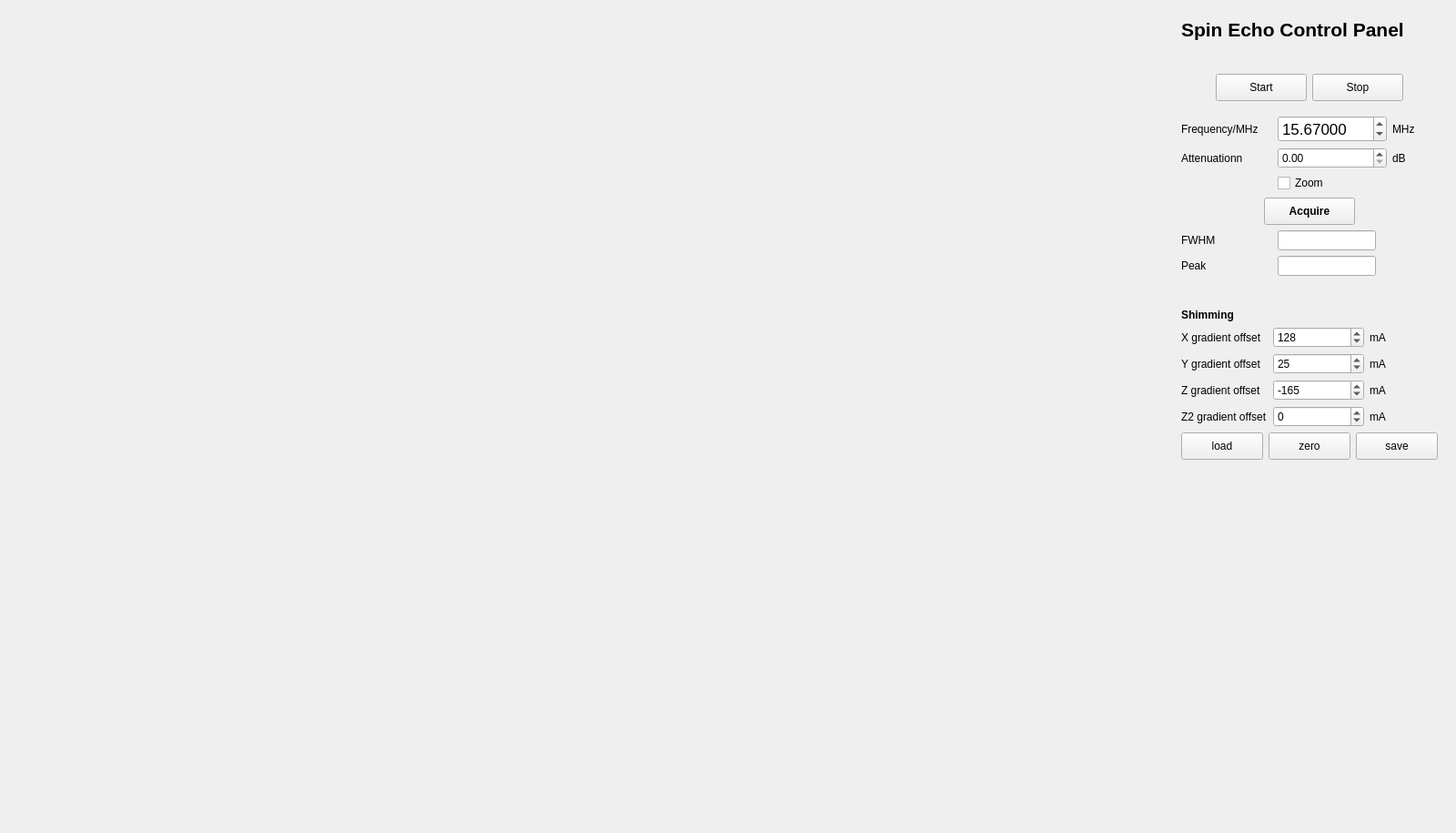
<?xml version="1.0" encoding="UTF-8"?>
<ui version="4.0">
 <class>mri_se_Widget</class>
 <widget class="QWidget" name="mri_se_Widget">
  <property name="geometry">
   <rect>
    <x>0</x>
    <y>0</y>
    <width>1600</width>
    <height>915</height>
   </rect>
  </property>
  <property name="windowTitle">
   <string>SE</string>
  </property>
  <layout class="QHBoxLayout" name="horizontalLayout">
   <item>
    <widget class="QWidget" name="plotWidget" native="true">
     <property name="sizePolicy">
      <sizepolicy hsizetype="Preferred" vsizetype="Preferred">
       <horstretch>0</horstretch>
       <verstretch>0</verstretch>
      </sizepolicy>
     </property>
     <property name="minimumSize">
      <size>
       <width>700</width>
       <height>800</height>
      </size>
     </property>
     <layout class="QVBoxLayout" name="plotLayout"/>
    </widget>
   </item>
   <item>
    <widget class="QWidget" name="widget" native="true">
     <property name="sizePolicy">
      <sizepolicy hsizetype="Fixed" vsizetype="Preferred">
       <horstretch>0</horstretch>
       <verstretch>0</verstretch>
      </sizepolicy>
     </property>
     <property name="minimumSize">
      <size>
       <width>300</width>
       <height>0</height>
      </size>
     </property>
     <property name="maximumSize">
      <size>
       <width>300</width>
       <height>16777215</height>
      </size>
     </property>
     <layout class="QVBoxLayout" name="verticalLayout">
      <item>
       <widget class="QLabel" name="SELabel">
        <property name="font">
         <font>
          <pointsize>16</pointsize>
          <weight>75</weight>
          <bold>true</bold>
         </font>
        </property>
        <property name="text">
         <string>Spin Echo Control Panel</string>
        </property>
        <property name="alignment">
         <set>Qt::AlignLeading|Qt::AlignLeft|Qt::AlignVCenter</set>
        </property>
       </widget>
      </item>
      <item>
       <spacer name="verticalSpacer_3">
        <property name="orientation">
         <enum>Qt::Vertical</enum>
        </property>
        <property name="sizeType">
         <enum>QSizePolicy::Fixed</enum>
        </property>
        <property name="sizeHint" stdset="0">
         <size>
          <width>20</width>
          <height>30</height>
         </size>
        </property>
       </spacer>
      </item>
      <item>
       <layout class="QHBoxLayout" name="horizontalLayout_2">
        <item>
         <spacer name="horizontalSpacer">
          <property name="orientation">
           <enum>Qt::Horizontal</enum>
          </property>
          <property name="sizeHint" stdset="0">
           <size>
            <width>40</width>
            <height>20</height>
           </size>
          </property>
         </spacer>
        </item>
        <item>
         <widget class="QPushButton" name="startButton">
          <property name="sizePolicy">
           <sizepolicy hsizetype="Fixed" vsizetype="Fixed">
            <horstretch>1</horstretch>
            <verstretch>0</verstretch>
           </sizepolicy>
          </property>
          <property name="minimumSize">
           <size>
            <width>100</width>
            <height>30</height>
           </size>
          </property>
          <property name="text">
           <string>Start</string>
          </property>
         </widget>
        </item>
        <item>
         <widget class="QPushButton" name="stopButton">
          <property name="minimumSize">
           <size>
            <width>100</width>
            <height>30</height>
           </size>
          </property>
          <property name="text">
           <string>Stop</string>
          </property>
         </widget>
        </item>
        <item>
         <spacer name="horizontalSpacer_2">
          <property name="orientation">
           <enum>Qt::Horizontal</enum>
          </property>
          <property name="sizeHint" stdset="0">
           <size>
            <width>40</width>
            <height>20</height>
           </size>
          </property>
         </spacer>
        </item>
       </layout>
      </item>
      <item>
       <spacer name="verticalSpacer_2">
        <property name="orientation">
         <enum>Qt::Vertical</enum>
        </property>
        <property name="sizeType">
         <enum>QSizePolicy::Fixed</enum>
        </property>
        <property name="sizeHint" stdset="0">
         <size>
          <width>20</width>
          <height>10</height>
         </size>
        </property>
       </spacer>
      </item>
      <item>
       <layout class="QGridLayout" name="gridLayout_2">
        <item row="1" column="2">
         <widget class="QLabel" name="unitFreq">
          <property name="maximumSize">
           <size>
            <width>50</width>
            <height>16777215</height>
           </size>
          </property>
          <property name="text">
           <string>MHz</string>
          </property>
         </widget>
        </item>
        <item row="2" column="2">
         <widget class="QLabel" name="unitAt">
          <property name="text">
           <string>dB</string>
          </property>
         </widget>
        </item>
        <item row="1" column="0">
         <widget class="QLabel" name="freqLabel">
          <property name="maximumSize">
           <size>
            <width>100</width>
            <height>16777215</height>
           </size>
          </property>
          <property name="text">
           <string>Frequency/MHz</string>
          </property>
         </widget>
        </item>
        <item row="3" column="1">
         <widget class="QCheckBox" name="freqCheckBox">
          <property name="text">
           <string>Zoom</string>
          </property>
          <property name="checked">
           <bool>false</bool>
          </property>
         </widget>
        </item>
        <item row="1" column="1">
         <widget class="QDoubleSpinBox" name="freqValue">
          <property name="font">
           <font>
            <pointsize>13</pointsize>
           </font>
          </property>
          <property name="decimals">
           <number>5</number>
          </property>
          <property name="maximum">
           <double>60.000000000000000</double>
          </property>
          <property name="singleStep">
           <double>0.001000000000000</double>
          </property>
          <property name="value">
           <double>15.670000000000000</double>
          </property>
         </widget>
        </item>
        <item row="2" column="0">
         <widget class="QLabel" name="atLabel">
          <property name="maximumSize">
           <size>
            <width>100</width>
            <height>16777215</height>
           </size>
          </property>
          <property name="text">
           <string>Attenuationn</string>
          </property>
         </widget>
        </item>
        <item row="2" column="1">
         <widget class="QDoubleSpinBox" name="atValue">
          <property name="maximum">
           <double>31.750000000000000</double>
          </property>
          <property name="singleStep">
           <double>0.250000000000000</double>
          </property>
         </widget>
        </item>
       </layout>
      </item>
      <item>
       <layout class="QHBoxLayout" name="horizontalLayout_3">
        <item>
         <spacer name="horizontalSpacer_5">
          <property name="orientation">
           <enum>Qt::Horizontal</enum>
          </property>
          <property name="sizeHint" stdset="0">
           <size>
            <width>40</width>
            <height>20</height>
           </size>
          </property>
         </spacer>
        </item>
        <item>
         <widget class="QPushButton" name="acquireButton">
          <property name="sizePolicy">
           <sizepolicy hsizetype="Fixed" vsizetype="Fixed">
            <horstretch>0</horstretch>
            <verstretch>0</verstretch>
           </sizepolicy>
          </property>
          <property name="minimumSize">
           <size>
            <width>100</width>
            <height>30</height>
           </size>
          </property>
          <property name="font">
           <font>
            <weight>75</weight>
            <bold>true</bold>
           </font>
          </property>
          <property name="text">
           <string>Acquire</string>
          </property>
         </widget>
        </item>
        <item>
         <spacer name="horizontalSpacer_6">
          <property name="orientation">
           <enum>Qt::Horizontal</enum>
          </property>
          <property name="sizeType">
           <enum>QSizePolicy::Expanding</enum>
          </property>
          <property name="sizeHint" stdset="0">
           <size>
            <width>20</width>
            <height>20</height>
           </size>
          </property>
         </spacer>
        </item>
       </layout>
      </item>
      <item>
       <layout class="QGridLayout" name="gridLayout_3">
        <item row="0" column="0">
         <widget class="QLabel" name="fwhmLabel">
          <property name="minimumSize">
           <size>
            <width>100</width>
            <height>0</height>
           </size>
          </property>
          <property name="text">
           <string>FWHM</string>
          </property>
         </widget>
        </item>
        <item row="0" column="1">
         <widget class="QLineEdit" name="fwhm">
          <property name="sizePolicy">
           <sizepolicy hsizetype="Preferred" vsizetype="Fixed">
            <horstretch>0</horstretch>
            <verstretch>0</verstretch>
           </sizepolicy>
          </property>
          <property name="text">
           <string/>
          </property>
         </widget>
        </item>
        <item row="1" column="1">
         <widget class="QLineEdit" name="peak">
          <property name="sizePolicy">
           <sizepolicy hsizetype="Preferred" vsizetype="Fixed">
            <horstretch>0</horstretch>
            <verstretch>0</verstretch>
           </sizepolicy>
          </property>
          <property name="text">
           <string/>
          </property>
         </widget>
        </item>
        <item row="1" column="0">
         <widget class="QLabel" name="peakLabel">
          <property name="text">
           <string>Peak</string>
          </property>
         </widget>
        </item>
        <item row="0" column="2">
         <spacer name="horizontalSpacer_3">
          <property name="orientation">
           <enum>Qt::Horizontal</enum>
          </property>
          <property name="sizeType">
           <enum>QSizePolicy::Fixed</enum>
          </property>
          <property name="sizeHint" stdset="0">
           <size>
            <width>50</width>
            <height>20</height>
           </size>
          </property>
         </spacer>
        </item>
        <item row="1" column="2">
         <spacer name="horizontalSpacer_4">
          <property name="orientation">
           <enum>Qt::Horizontal</enum>
          </property>
          <property name="sizeHint" stdset="0">
           <size>
            <width>50</width>
            <height>20</height>
           </size>
          </property>
         </spacer>
        </item>
       </layout>
      </item>
      <item>
       <spacer name="verticalSpacer_4">
        <property name="orientation">
         <enum>Qt::Vertical</enum>
        </property>
        <property name="sizeType">
         <enum>QSizePolicy::Fixed</enum>
        </property>
        <property name="sizeHint" stdset="0">
         <size>
          <width>20</width>
          <height>30</height>
         </size>
        </property>
       </spacer>
      </item>
      <item>
       <widget class="QLabel" name="shimmingLabel">
        <property name="font">
         <font>
          <weight>75</weight>
          <bold>true</bold>
         </font>
        </property>
        <property name="text">
         <string>Shimming</string>
        </property>
        <property name="alignment">
         <set>Qt::AlignLeading|Qt::AlignLeft|Qt::AlignVCenter</set>
        </property>
       </widget>
      </item>
      <item>
       <layout class="QGridLayout" name="gridLayout">
        <item row="1" column="0">
         <widget class="QLabel" name="gradoffsetLabel_x">
          <property name="text">
           <string>X gradient offset</string>
          </property>
         </widget>
        </item>
        <item row="1" column="1">
         <widget class="QSpinBox" name="gradOffset_x">
          <property name="minimumSize">
           <size>
            <width>100</width>
            <height>0</height>
           </size>
          </property>
          <property name="minimum">
           <number>-1000</number>
          </property>
          <property name="maximum">
           <number>1000</number>
          </property>
          <property name="value">
           <number>128</number>
          </property>
         </widget>
        </item>
        <item row="1" column="2">
         <widget class="QLabel" name="unit_x">
          <property name="text">
           <string>mA</string>
          </property>
         </widget>
        </item>
        <item row="2" column="0">
         <widget class="QLabel" name="gradoffsetLabel_y">
          <property name="text">
           <string>Y gradient offset</string>
          </property>
         </widget>
        </item>
        <item row="3" column="0">
         <widget class="QLabel" name="gradoffsetLabel_z">
          <property name="text">
           <string>Z gradient offset</string>
          </property>
         </widget>
        </item>
        <item row="4" column="0">
         <widget class="QLabel" name="gradoffsetLabel_z2">
          <property name="text">
           <string>Z2 gradient offset</string>
          </property>
         </widget>
        </item>
        <item row="2" column="2">
         <widget class="QLabel" name="unit_y">
          <property name="text">
           <string>mA</string>
          </property>
         </widget>
        </item>
        <item row="3" column="2">
         <widget class="QLabel" name="unit_z">
          <property name="text">
           <string>mA</string>
          </property>
         </widget>
        </item>
        <item row="4" column="2">
         <widget class="QLabel" name="unit_z2">
          <property name="text">
           <string>mA</string>
          </property>
         </widget>
        </item>
        <item row="2" column="1">
         <widget class="QSpinBox" name="gradOffset_y">
          <property name="minimumSize">
           <size>
            <width>100</width>
            <height>0</height>
           </size>
          </property>
          <property name="minimum">
           <number>-1000</number>
          </property>
          <property name="maximum">
           <number>1000</number>
          </property>
          <property name="value">
           <number>25</number>
          </property>
         </widget>
        </item>
        <item row="3" column="1">
         <widget class="QSpinBox" name="gradOffset_z">
          <property name="minimumSize">
           <size>
            <width>100</width>
            <height>0</height>
           </size>
          </property>
          <property name="minimum">
           <number>-1000</number>
          </property>
          <property name="maximum">
           <number>1000</number>
          </property>
          <property name="value">
           <number>-165</number>
          </property>
         </widget>
        </item>
        <item row="4" column="1">
         <widget class="QSpinBox" name="gradOffset_z2">
          <property name="minimumSize">
           <size>
            <width>100</width>
            <height>0</height>
           </size>
          </property>
          <property name="minimum">
           <number>-1000</number>
          </property>
          <property name="maximum">
           <number>1000</number>
          </property>
         </widget>
        </item>
       </layout>
      </item>
      <item>
       <layout class="QGridLayout" name="gridLayout_4">
        <item row="0" column="0">
         <widget class="QPushButton" name="loadShimButton">
          <property name="sizePolicy">
           <sizepolicy hsizetype="Fixed" vsizetype="Fixed">
            <horstretch>0</horstretch>
            <verstretch>0</verstretch>
           </sizepolicy>
          </property>
          <property name="minimumSize">
           <size>
            <width>90</width>
            <height>30</height>
           </size>
          </property>
          <property name="text">
           <string>load</string>
          </property>
         </widget>
        </item>
        <item row="0" column="1">
         <widget class="QPushButton" name="zeroShimButton">
          <property name="sizePolicy">
           <sizepolicy hsizetype="Fixed" vsizetype="Fixed">
            <horstretch>0</horstretch>
            <verstretch>0</verstretch>
           </sizepolicy>
          </property>
          <property name="minimumSize">
           <size>
            <width>90</width>
            <height>30</height>
           </size>
          </property>
          <property name="text">
           <string>zero</string>
          </property>
         </widget>
        </item>
        <item row="0" column="2">
         <widget class="QPushButton" name="saveShimButton">
          <property name="sizePolicy">
           <sizepolicy hsizetype="Fixed" vsizetype="Fixed">
            <horstretch>0</horstretch>
            <verstretch>0</verstretch>
           </sizepolicy>
          </property>
          <property name="minimumSize">
           <size>
            <width>90</width>
            <height>30</height>
           </size>
          </property>
          <property name="text">
           <string>save</string>
          </property>
         </widget>
        </item>
       </layout>
      </item>
      <item>
       <spacer name="verticalSpacer">
        <property name="orientation">
         <enum>Qt::Vertical</enum>
        </property>
        <property name="sizeType">
         <enum>QSizePolicy::MinimumExpanding</enum>
        </property>
        <property name="sizeHint" stdset="0">
         <size>
          <width>20</width>
          <height>300</height>
         </size>
        </property>
       </spacer>
      </item>
     </layout>
    </widget>
   </item>
  </layout>
 </widget>
 <resources/>
 <connections/>
</ui>
